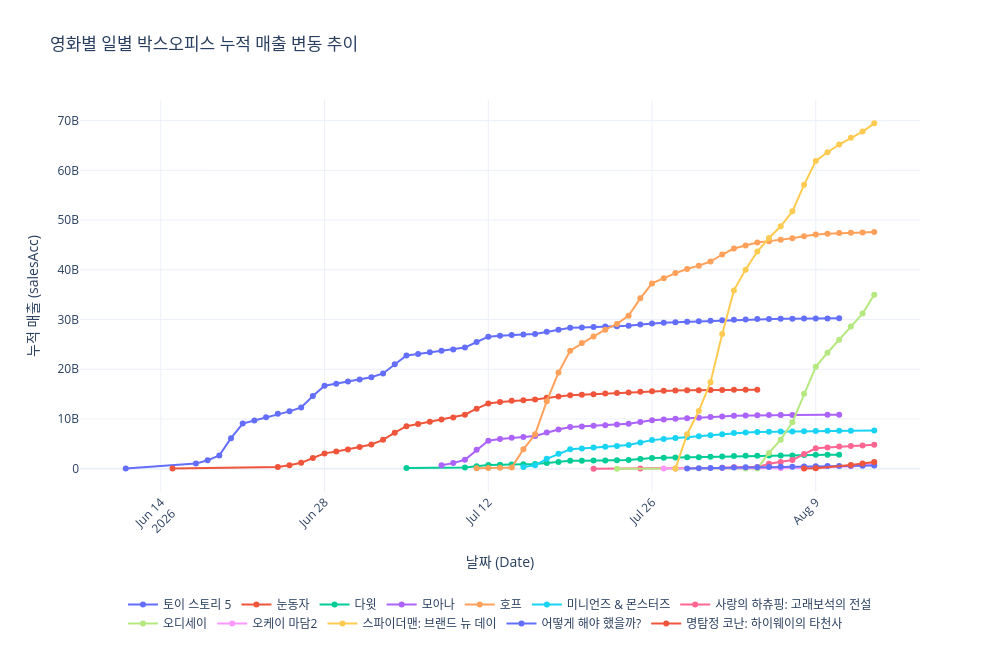

Source (notebook cell):
### Markdown cell above
### 4-1-4. 기간에 따른 누적 매출액 변화

### Code cell
draw_lineChart(merged_df, 'salesAcc', '영화별 일별 박스오피스 누적 매출 변동 추이', '누적 매출')
